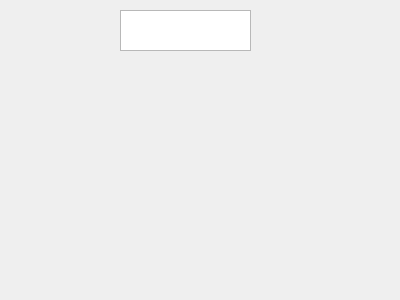
<?xml version="1.0" encoding="UTF-8"?>
<ui version="4.0">
 <class>Widget</class>
 <widget class="QWidget" name="Widget">
  <property name="geometry">
   <rect>
    <x>0</x>
    <y>0</y>
    <width>400</width>
    <height>300</height>
   </rect>
  </property>
  <property name="windowTitle">
   <string>Widget</string>
  </property>
  <widget class="QGraphicsView" name="graphicsView">
   <property name="geometry">
    <rect>
     <x>120</x>
     <y>10</y>
     <width>131</width>
     <height>41</height>
    </rect>
   </property>
  </widget>
 </widget>
 <layoutdefault spacing="6" margin="11"/>
 <resources/>
 <connections/>
</ui>
